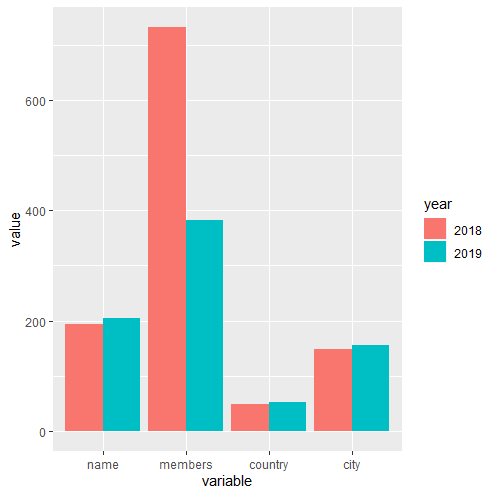

Here is the R script that generated this plot:
#Load required packages
library(reshape2)
library(ggplot2)
library(stringr)

#Read data
text<-read.csv("https://raw.githubusercontent.com/benubah/r-community-explorer/master/docs/data/rugs.csv")
dim(text)

#Activity created data for 2018 and 2019 respectively
get2018<-text[str_which(text$created,"2018"),]
get2019<-text[str_which(text$created,"2019"),]
dim(get2018)
dim(get2019)

#Sum the total number of name, members, country, and city variables
#Among them, because the number of members is too large, the number of members is taken as 1%
name<-c(sum(duplicated(get2018$name)==FALSE),sum(duplicated(get2019$name)==FALSE))
members<-c(sum(get2018$members)/100,sum(get2019$members)/100)
country<-c(sum(duplicated(get2018$country)==FALSE),sum(duplicated(get2019$country)==FALSE))
city<-c(sum(duplicated(get2018$city)==FALSE),sum(duplicated(get2019$city)==FALSE))
year<-c("2018","2019")

#Visualize bar charts of variables, comparing 2018 and 2019
new_text<-data.frame(year,name,members,country,city)
new_text
new_text1<-melt(new_text,id=c("year"))
ggplot(data=new_text1,aes(x=variable,y=value,fill=year))+
 geom_col(position = position_dodge())
